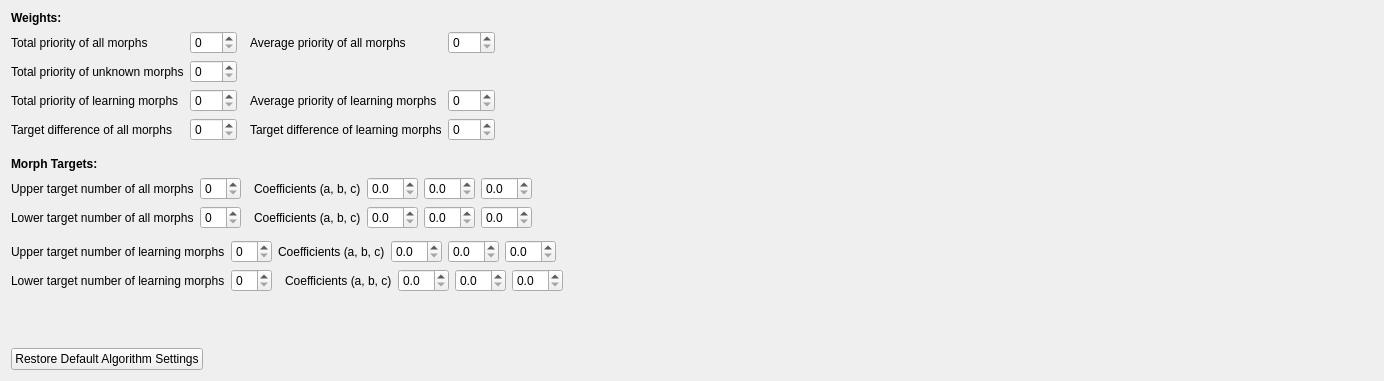
       <widget class="QWidget" name="algorithm_tab">
        <property name="sizePolicy">
         <sizepolicy hsizetype="Preferred" vsizetype="Preferred">
          <horstretch>0</horstretch>
          <verstretch>0</verstretch>
         </sizepolicy>
        </property>
        <attribute name="title">
         <string>Algorithm</string>
        </attribute>
        <layout class="QVBoxLayout" name="verticalLayout_31">
         <item>
          <layout class="QVBoxLayout" name="verticalLayout_34">
           <property name="bottomMargin">
            <number>10</number>
           </property>
           <item>
            <widget class="QLabel" name="label_7">
             <property name="font">
              <font>
               <bold>true</bold>
              </font>
             </property>
             <property name="text">
              <string>Weights:</string>
             </property>
            </widget>
           </item>
           <item>
            <layout class="QHBoxLayout" name="horizontalLayout_16">
             <item>
              <layout class="QVBoxLayout" name="verticalLayout_28">
               <item>
                <widget class="QLabel" name="label_28">
                 <property name="text">
                  <string>Total priority of all morphs</string>
                 </property>
                </widget>
               </item>
               <item>
                <widget class="QLabel" name="label_27">
                 <property name="text">
                  <string>Total priority of unknown morphs</string>
                 </property>
                </widget>
               </item>
               <item>
                <widget class="QLabel" name="label_47">
                 <property name="text">
                  <string>Total priority of learning morphs</string>
                 </property>
                </widget>
               </item>
               <item>
                <widget class="QLabel" name="label_29">
                 <property name="text">
                  <string>Target difference of all morphs</string>
                 </property>
                </widget>
               </item>
              </layout>
             </item>
             <item>
              <layout class="QVBoxLayout" name="verticalLayout_29">
               <property name="rightMargin">
                <number>7</number>
               </property>
               <item>
                <widget class="QSpinBox" name="totalPriorityAllMorphsSpinBox">
                 <property name="maximum">
                  <number>999</number>
                 </property>
                </widget>
               </item>
               <item>
                <widget class="QSpinBox" name="totalPriorityUknownMorphsSpinBox">
                 <property name="maximum">
                  <number>999</number>
                 </property>
                </widget>
               </item>
               <item>
                <widget class="QSpinBox" name="totalPriorityLearningMorphsSpinBox">
                 <property name="maximum">
                  <number>999</number>
                 </property>
                </widget>
               </item>
               <item>
                <widget class="QSpinBox" name="targetDifferenceAllMorphsSpinBox">
                 <property name="maximum">
                  <number>999</number>
                 </property>
                </widget>
               </item>
              </layout>
             </item>
             <item>
              <layout class="QVBoxLayout" name="verticalLayout_32">
               <item>
                <widget class="QLabel" name="label_38">
                 <property name="text">
                  <string>Average priority of all morphs</string>
                 </property>
                </widget>
               </item>
               <item>
                <widget class="QLabel" name="label_49">
                 <property name="text">
                  <string/>
                 </property>
                </widget>
               </item>
               <item>
                <widget class="QLabel" name="label_48">
                 <property name="text">
                  <string>Average priority of learning morphs</string>
                 </property>
                </widget>
               </item>
               <item>
                <widget class="QLabel" name="label_41">
                 <property name="text">
                  <string>Target difference of learning morphs</string>
                 </property>
                </widget>
               </item>
              </layout>
             </item>
             <item>
              <layout class="QVBoxLayout" name="verticalLayout_33">
               <item>
                <widget class="QSpinBox" name="averagePriorityAllMorphsSpinBox">
                 <property name="maximum">
                  <number>999</number>
                 </property>
                </widget>
               </item>
               <item>
                <widget class="QLabel" name="label_26">
                 <property name="text">
                  <string/>
                 </property>
                </widget>
               </item>
               <item>
                <widget class="QSpinBox" name="averagePriorityLearningMorphsSpinBox">
                 <property name="maximum">
                  <number>999</number>
                 </property>
                </widget>
               </item>
               <item>
                <widget class="QSpinBox" name="targetDifferenceLearningMorphsSpinBox">
                 <property name="maximum">
                  <number>999</number>
                 </property>
                </widget>
               </item>
              </layout>
             </item>
             <item>
              <spacer name="horizontalSpacer_19">
               <property name="orientation">
                <enum>Qt::Horizontal</enum>
               </property>
               <property name="sizeHint" stdset="0">
                <size>
                 <width>878</width>
                 <height>20</height>
                </size>
               </property>
              </spacer>
             </item>
            </layout>
           </item>
          </layout>
         </item>
         <item>
          <layout class="QVBoxLayout" name="verticalLayout_30">
           <item>
            <widget class="QLabel" name="label_36">
             <property name="font">
              <font>
               <bold>true</bold>
              </font>
             </property>
             <property name="text">
              <string>Morph Targets:</string>
             </property>
            </widget>
           </item>
           <item>
            <layout class="QHBoxLayout" name="horizontalLayout_21">
             <item>
              <layout class="QHBoxLayout" name="horizontalLayout_15">
               <property name="rightMargin">
                <number>7</number>
               </property>
               <item>
                <widget class="QLabel" name="label_24">
                 <property name="text">
                  <string>Upper target number of all morphs</string>
                 </property>
                </widget>
               </item>
               <item>
                <widget class="QSpinBox" name="upperTargetAllMorphsSpinBox"/>
               </item>
              </layout>
             </item>
             <item>
              <widget class="QLabel" name="label_25">
               <property name="text">
                <string>Coefficients (a, b, c)</string>
               </property>
              </widget>
             </item>
             <item>
              <widget class="QDoubleSpinBox" name="upperTargetAllMorphsCoefficientA">
               <property name="decimals">
                <number>1</number>
               </property>
               <property name="maximum">
                <double>10.000000000000000</double>
               </property>
               <property name="singleStep">
                <double>0.100000000000000</double>
               </property>
              </widget>
             </item>
             <item>
              <widget class="QDoubleSpinBox" name="upperTargetAllMorphsCoefficientB">
               <property name="decimals">
                <number>1</number>
               </property>
               <property name="maximum">
                <double>10.000000000000000</double>
               </property>
               <property name="singleStep">
                <double>0.100000000000000</double>
               </property>
              </widget>
             </item>
             <item>
              <widget class="QDoubleSpinBox" name="upperTargetAllMorphsCoefficientC">
               <property name="decimals">
                <number>1</number>
               </property>
               <property name="maximum">
                <double>10.000000000000000</double>
               </property>
               <property name="singleStep">
                <double>0.100000000000000</double>
               </property>
              </widget>
             </item>
             <item>
              <spacer name="horizontalSpacer_14">
               <property name="orientation">
                <enum>Qt::Horizontal</enum>
               </property>
               <property name="sizeHint" stdset="0">
                <size>
                 <width>40</width>
                 <height>20</height>
                </size>
               </property>
              </spacer>
             </item>
            </layout>
           </item>
           <item>
            <layout class="QHBoxLayout" name="horizontalLayout_22">
             <item>
              <layout class="QHBoxLayout" name="horizontalLayout_14">
               <property name="rightMargin">
                <number>7</number>
               </property>
               <item>
                <widget class="QLabel" name="label_22">
                 <property name="text">
                  <string>Lower target number of all morphs</string>
                 </property>
                </widget>
               </item>
               <item>
                <widget class="QSpinBox" name="lowerTargetAllMorphsSpinBox"/>
               </item>
              </layout>
             </item>
             <item>
              <widget class="QLabel" name="label_23">
               <property name="text">
                <string>Coefficients (a, b, c)</string>
               </property>
              </widget>
             </item>
             <item>
              <widget class="QDoubleSpinBox" name="lowerTargetAllMorphsCoefficientA">
               <property name="decimals">
                <number>1</number>
               </property>
               <property name="maximum">
                <double>10.000000000000000</double>
               </property>
               <property name="singleStep">
                <double>0.100000000000000</double>
               </property>
              </widget>
             </item>
             <item>
              <widget class="QDoubleSpinBox" name="lowerTargetAllMorphsCoefficientB">
               <property name="decimals">
                <number>1</number>
               </property>
               <property name="maximum">
                <double>10.000000000000000</double>
               </property>
               <property name="singleStep">
                <double>0.100000000000000</double>
               </property>
              </widget>
             </item>
             <item>
              <widget class="QDoubleSpinBox" name="lowerTargetAllMorphsCoefficientC">
               <property name="decimals">
                <number>1</number>
               </property>
               <property name="maximum">
                <double>10.000000000000000</double>
               </property>
               <property name="singleStep">
                <double>0.100000000000000</double>
               </property>
              </widget>
             </item>
             <item>
              <spacer name="horizontalSpacer_15">
               <property name="orientation">
                <enum>Qt::Horizontal</enum>
               </property>
               <property name="sizeHint" stdset="0">
                <size>
                 <width>40</width>
                 <height>20</height>
                </size>
               </property>
              </spacer>
             </item>
            </layout>
           </item>
           <item>
            <layout class="QVBoxLayout" name="verticalLayout_26">
             <property name="topMargin">
              <number>5</number>
             </property>
             <item>
              <layout class="QHBoxLayout" name="horizontalLayout_23">
               <item>
                <layout class="QHBoxLayout" name="horizontalLayout_18">
                 <item>
                  <widget class="QLabel" name="label_30">
                   <property name="text">
                    <string>Upper target number of learning morphs</string>
                   </property>
                  </widget>
                 </item>
                 <item>
                  <widget class="QSpinBox" name="upperTargetLearningMorphsSpinBox"/>
                 </item>
                </layout>
               </item>
               <item>
                <widget class="QLabel" name="label_31">
                 <property name="text">
                  <string>Coefficients (a, b, c)</string>
                 </property>
                </widget>
               </item>
               <item>
                <widget class="QDoubleSpinBox" name="upperTargetLearningMorphsCoefficientA">
                 <property name="decimals">
                  <number>1</number>
                 </property>
                 <property name="maximum">
                  <double>10.000000000000000</double>
                 </property>
                 <property name="singleStep">
                  <double>0.100000000000000</double>
                 </property>
                </widget>
               </item>
               <item>
                <widget class="QDoubleSpinBox" name="upperTargetLearningMorphsCoefficientB">
                 <property name="decimals">
                  <number>1</number>
                 </property>
                 <property name="maximum">
                  <double>10.000000000000000</double>
                 </property>
                 <property name="singleStep">
                  <double>0.100000000000000</double>
                 </property>
                </widget>
               </item>
               <item>
                <widget class="QDoubleSpinBox" name="upperTargetLearningMorphsCoefficientC">
                 <property name="decimals">
                  <number>1</number>
                 </property>
                 <property name="maximum">
                  <double>10.000000000000000</double>
                 </property>
                 <property name="singleStep">
                  <double>0.100000000000000</double>
                 </property>
                </widget>
               </item>
               <item>
                <spacer name="horizontalSpacer_16">
                 <property name="orientation">
                  <enum>Qt::Horizontal</enum>
                 </property>
                 <property name="sizeHint" stdset="0">
                  <size>
                   <width>40</width>
                   <height>20</height>
                  </size>
                 </property>
                </spacer>
               </item>
              </layout>
             </item>
             <item>
              <layout class="QHBoxLayout" name="horizontalLayout_24">
               <item>
                <layout class="QHBoxLayout" name="horizontalLayout_19">
                 <property name="rightMargin">
                  <number>7</number>
                 </property>
                 <item>
                  <widget class="QLabel" name="label_32">
                   <property name="text">
                    <string>Lower target number of learning morphs</string>
                   </property>
                  </widget>
                 </item>
                 <item>
                  <widget class="QSpinBox" name="lowerTargetLearningMorphsSpinBox"/>
                 </item>
                </layout>
               </item>
               <item>
                <widget class="QLabel" name="label_33">
                 <property name="text">
                  <string>Coefficients (a, b, c)</string>
                 </property>
                </widget>
               </item>
               <item>
                <widget class="QDoubleSpinBox" name="lowerTargetLearningMorphsCoefficientA">
                 <property name="decimals">
                  <number>1</number>
                 </property>
                 <property name="maximum">
                  <double>10.000000000000000</double>
                 </property>
                 <property name="singleStep">
                  <double>0.100000000000000</double>
                 </property>
                </widget>
               </item>
               <item>
                <widget class="QDoubleSpinBox" name="lowerTargetLearningMorphsCoefficientB">
                 <property name="decimals">
                  <number>1</number>
                 </property>
                 <property name="maximum">
                  <double>10.000000000000000</double>
                 </property>
                 <property name="singleStep">
                  <double>0.100000000000000</double>
                 </property>
                </widget>
               </item>
               <item>
                <widget class="QDoubleSpinBox" name="lowerTargetLearningMorphsCoefficientC">
                 <property name="decimals">
                  <number>1</number>
                 </property>
                 <property name="maximum">
                  <double>10.000000000000000</double>
                 </property>
                 <property name="singleStep">
                  <double>0.100000000000000</double>
                 </property>
                </widget>
               </item>
               <item>
                <spacer name="horizontalSpacer_17">
                 <property name="orientation">
                  <enum>Qt::Horizontal</enum>
                 </property>
                 <property name="sizeHint" stdset="0">
                  <size>
                   <width>40</width>
                   <height>20</height>
                  </size>
                 </property>
                </spacer>
               </item>
              </layout>
             </item>
            </layout>
           </item>
          </layout>
         </item>
         <item>
          <spacer name="verticalSpacer_6">
           <property name="orientation">
            <enum>Qt::Vertical</enum>
           </property>
           <property name="sizeHint" stdset="0">
            <size>
             <width>20</width>
             <height>40</height>
            </size>
           </property>
          </spacer>
         </item>
         <item>
          <layout class="QHBoxLayout" name="horizontalLayout_17">
           <property name="topMargin">
            <number>10</number>
           </property>
           <item>
            <widget class="QPushButton" name="restoreAlgorithmPushButton">
             <property name="text">
              <string>Restore Default Algorithm Settings</string>
             </property>
            </widget>
           </item>
           <item>
            <spacer name="horizontalSpacer_18">
             <property name="orientation">
              <enum>Qt::Horizontal</enum>
             </property>
             <property name="sizeHint" stdset="0">
              <size>
               <width>40</width>
               <height>20</height>
              </size>
             </property>
            </spacer>
           </item>
          </layout>
         </item>
        </layout>
       </widget>
